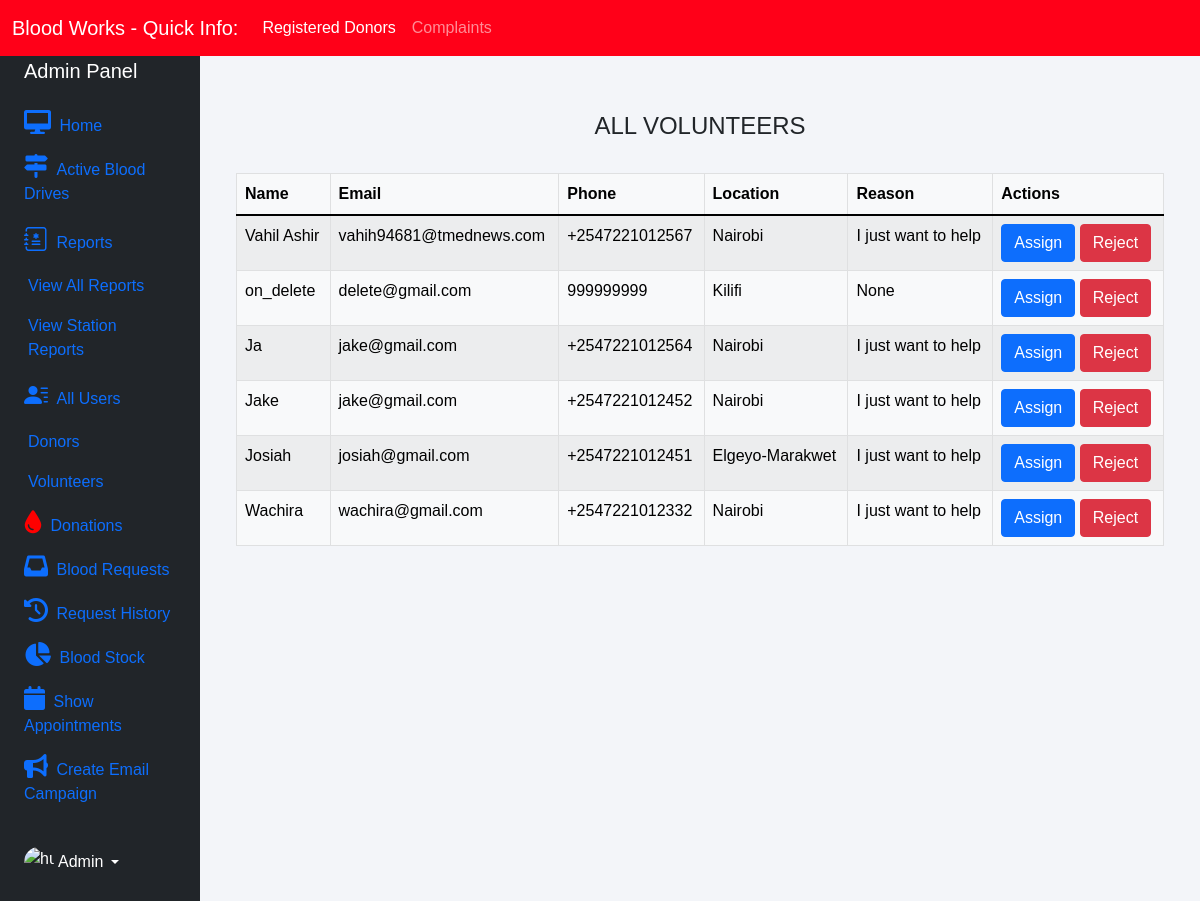
Screenshot of /admin-volunteers (signed in) with the database file from the repository.
### appointments/models.py (models this page shows, shortened)
class VolunteerRegistration(models.Model):
    volunteer_id = models.CharField(primary_key=True, default=uuid.uuid4(), max_length=20)
    user = models.OneToOneField(User, on_delete=models.CASCADE, null=True, blank=True)
    name = models.CharField(max_length=100)
    email = models.EmailField()
    phone = models.CharField(validators=[phoneNumberRegex], unique=True, max_length=16)
    location = models.CharField(max_length=100, choices=counties)
    reason = models.CharField(max_length=500, default="")
    blood_drive = models.ForeignKey(BloodDrives, on_delete=models.CASCADE, null=True)

### blood/views.py (the view)
# urls.py: path('admin-volunteers', views.admin_volunteers_view, name='admin-volunteers'),
@login_required(login_url='adminlogin')
def admin_volunteers_view(request):
    volunteers = amodels.VolunteerRegistration.objects.all()
    return render(request, 'blood/admin_volunteers.html', {'volunteers': volunteers})

### templates/blood/admin_volunteers.html
{% extends 'blood/adminbase.html' %}
{% block content %}
{% load widget_tweaks %}
{%load static%}
<br><br>
<div class="container">
    <H4 class="text-center">ALL VOLUNTEERS</H4><br>
    <table class="table table-light table-hover table-bordered table-striped">
        <thead class="bg-info">
            <tr>
                <th scope="col">Name</th>
                <th scope="col">Email</th>
                <th scope="col">Phone</th>
                <th scope="col">Location</th>
                <th scope="col">Reason</th>
                <th scope="col">Actions</th>
            </tr>
        </thead>
        <tbody>
            {% for t in volunteers %}
            <tr>
                <td> {{t.name}}</td>
                <td>{{t.email}}</td>
                <td>{{t.phone}}</td>
                <td>{{t.location}}</td>
                <td>{{t.reason}}</td>
                <td class="text-right">
                     <a  class="btn btn-primary badge-pill" style="text-decoration: none;color: white;" href="{% url 'assign-volunteer' t.volunteer_id %}">Assign</a>
                    <a  class="btn btn-danger badge-pill" style="text-decoration: none;color: white;" href="{% url 'reject-volunteer' t.volunteer_id  %}">Reject</a>
                </td>
            </tr>
            {% endfor %}
        </tbody>
    </table>
</div>
{% endblock content %}

### templates/blood/adminbase.html (style rules this page uses)
* { margin: 0; padding: 0; box-sizing: border-box; list-style: none; text-decoration: none; font-family: 'Josefin Sans', sans-serif; }
body { background-color: #f3f5f9; }

### rows the page displays
VolunteerRegistration: name "Vahil Ashir", email "vahih94681@tmednews.com", phone "+2547221012567", location "Nairobi", reason "I just want to help"
VolunteerRegistration: name "on_delete", email "delete@gmail.com", phone "999999999", location "Kilifi", reason "None"
VolunteerRegistration: name "Ja", email "jake@gmail.com", phone "+2547221012564", location "Nairobi", reason "I just want to help"
VolunteerRegistration: name "Jake", email "jake@gmail.com", phone "+2547221012452", location "Nairobi", reason "I just want to help"
VolunteerRegistration: name "Josiah", email "josiah@gmail.com", phone "+2547221012451", location "Elgeyo-Marakwet", reason "I just want to help"
VolunteerRegistration: name "Wachira", email "wachira@gmail.com", phone "+2547221012332", location "Nairobi", reason "I just want to help"
